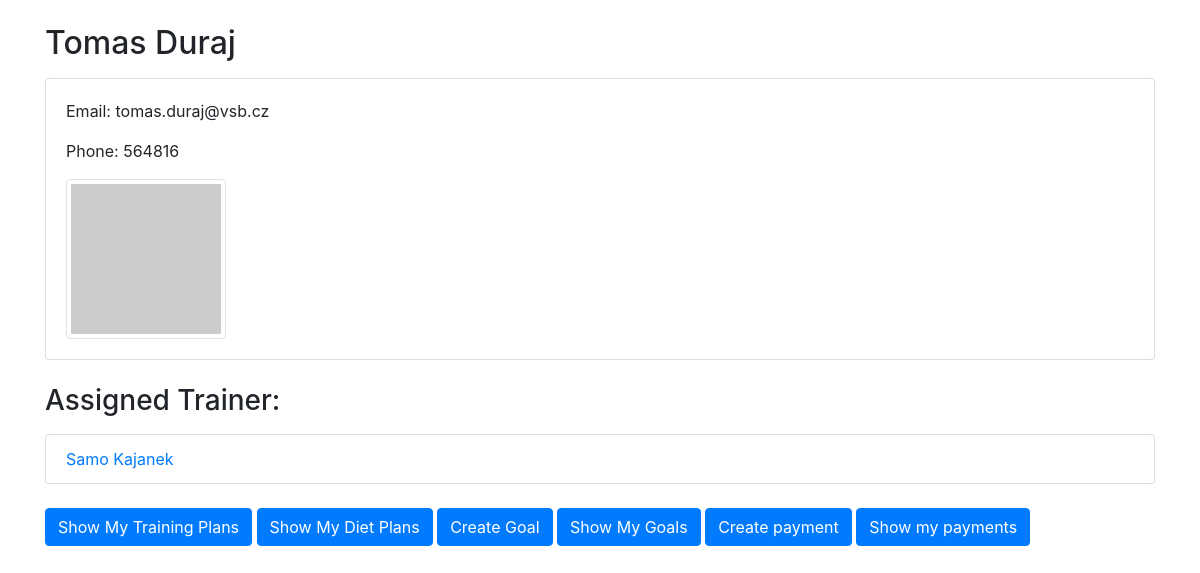
The page /users/1/ on the database its author committed.
### gym/models.py (models this page shows, shortened)
class User(models.Model):
    name = models.CharField(max_length=20)
    surname = models.CharField(max_length=20)
    email = models.EmailField(max_length=50, unique=True)
    phone = models.CharField(max_length=12)
    trainer = models.ForeignKey(Trainer, on_delete=models.SET_NULL, null=True, blank=True, related_name='users')
    deleted_at = models.DateTimeField(null=True, blank=True)

class Trainer(models.Model):
    name = models.CharField(max_length=20)
    surname = models.CharField(max_length=20)
    email = models.EmailField(max_length=50, unique=True)
    phone = models.CharField(max_length=12)
    specialisation = models.CharField(max_length=100)
    skills = models.CharField(max_length=50)
    deleted_at = models.DateTimeField(null=True, blank=True)

### gym/views.py (the view)
# urls.py: path('users/<int:user_id>/', views.user_detail, name='user_detail' ),
def user_detail(request, user_id):
    user = User.objects.get(id=user_id)
    return render(request, 'user_detail.html', {'user': user})

### templates/user_detail.html (shortened to what this page needs)
<!DOCTYPE html>
<html lang="en">
<head>
    <link rel="stylesheet" href="https://stackpath.bootstrapcdn.com/bootstrap/4.3.1/css/bootstrap.min.css">
</head>
<body>
    <div class="container mt-4">
        <h2 class="mb-3">{{ user.name }} {{ user.surname }}</h2>
        <div class="card mb-4">
            <div class="card-body">
                <p>Email: {{ user.email }}</p>
                <p>Phone: {{ user.phone }}</p>
                <img src="https://via.placeholder.com/150" alt="User Photo" class="img-thumbnail">
            </div>
        </div>
        <h3 class="mb-3">Assigned Trainer:</h3>
        <ul class="list-group mb-4">
            {% if user.trainer %}
            <li class="list-group-item"><a href="{% url 'trainer_detail' user.trainer.id %}">{{ user.trainer.name }} {{ user.trainer.surname }}</a></li>
            {% else %}
                <li class="list-group-item">No trainer assigned yet.</li>
            {% endif %}
        </ul>
        <a href="{% url 'user_training_plans' user.id %}" class="btn btn-primary mb-2">Show My Training Plans</a>
        <a href="{% url 'user_diet_plans' user.id %}" class="btn btn-primary mb-2">Show My Diet Plans</a>
        <a href="{% url 'create_goal' user.id %}" class="btn btn-primary mb-2">Create Goal</a>
        <a href="{% url 'user_show_goal' user.id %}" class="btn btn-primary mb-2">Show My Goals</a>
        <a href="{% url 'create_payment' user.id %}" class="btn btn-primary mb-2">Create payment</a>
        <a href="{% url 'user_show_payment' user.id %}" class="btn btn-primary mb-2">Show my payments</a>
    </div>
</body>
</html>

### rows shown on the page
User: name "Tomas", surname "Duraj", email "tomas.duraj@vsb.cz", phone "564816", trainer.name "Samo", trainer.surname "Kajanek"
